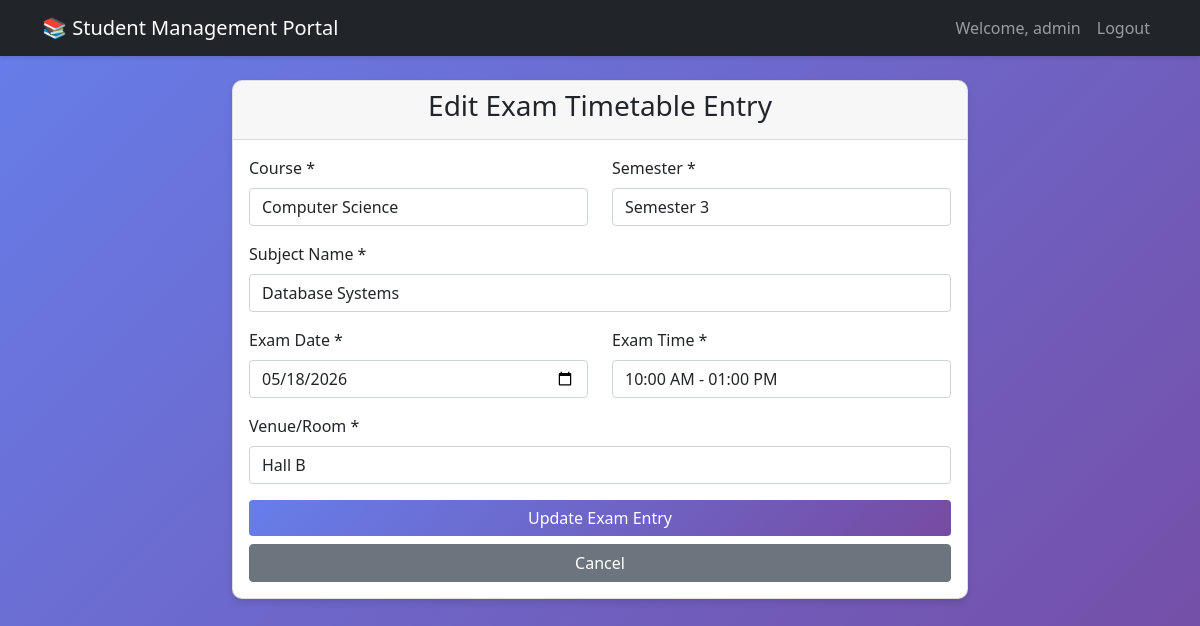
Page /admin/edit_timetable/2 (signed in) on the committed database.
### tables this page shows
CREATE TABLE exam_timetable (
            id INTEGER PRIMARY KEY AUTOINCREMENT,
            course TEXT NOT NULL,
            semester INTEGER NOT NULL,
            subject TEXT NOT NULL,
            exam_date DATE NOT NULL,
            exam_time TEXT NOT NULL,
            venue TEXT NOT NULL
        );

### app.py (the view, shortened to what this page needs)
@app.route('/admin/edit_timetable/<int:timetable_id>', methods=['GET', 'POST'])
@login_required
@admin_required
def edit_timetable(timetable_id):
    conn = get_db()
    timetable = conn.execute('SELECT * FROM exam_timetable WHERE id = ?', (timetable_id,)).fetchone()
    conn.close()
    return render_template('edit_timetable.html', timetable=timetable)

### app.py (called while the page is built)
def get_db():
    conn = sqlite3.connect('student_management.db')
    conn.row_factory = sqlite3.Row
    return conn

def login_required(f):
    @wraps(f)
    def decorated_function(*args, **kwargs):
        if 'user_id' not in session:
            flash('Please login first!', 'danger')
            return redirect(url_for('login'))
        return f(*args, **kwargs)
    return decorated_function

def admin_required(f):
    @wraps(f)
    def decorated_function(*args, **kwargs):
        if session.get('role') != 'admin':
            flash('Admin access required!', 'danger')
            return redirect(url_for('student_dashboard'))
        return f(*args, **kwargs)
    return decorated_function

### templates/edit_timetable.html (shortened to what this page needs)
{% extends "base.html" %}
{% block content %}
<div class="row justify-content-center">
    <div class="col-md-8">
        <div class="card">
            <div class="card-header">
                <h3 class="text-center">Edit Exam Timetable Entry</h3>
            </div>
            <div class="card-body">
                <form method="POST">
                    <div class="row">
                        <div class="col-md-6 mb-3">
                            <label for="course" class="form-label">Course *</label>
                            <select class="form-control" id="course" name="course" required>
                                <option value="Computer Science" {% if timetable.course == 'Computer Science' %}selected{% endif %}>Computer Science</option>
                            </select>
                        </div>
                        <div class="col-md-6 mb-3">
                            <label for="semester" class="form-label">Semester *</label>
                            <select class="form-control" id="semester" name="semester" required>
                                <option value="3" {% if timetable.semester == 3 %}selected{% endif %}>Semester 3</option>
                            </select>
                        </div>
                    </div>
                    <div class="mb-3">
                        <label for="subject" class="form-label">Subject Name *</label>
                        <input type="text" class="form-control" id="subject" name="subject" value="{{ timetable.subject }}" required>
                    </div>
                    <div class="row">
                        <div class="col-md-6 mb-3">
                            <label for="exam_date" class="form-label">Exam Date *</label>
                            <input type="date" class="form-control" id="exam_date" name="exam_date" value="{{ timetable.exam_date }}" required>
                        </div>
                        <div class="col-md-6 mb-3">
                            <label for="exam_time" class="form-label">Exam Time *</label>
                            <input type="text" class="form-control" id="exam_time" name="exam_time" value="{{ timetable.exam_time }}" required>
                        </div>
                    </div>
                    <div class="mb-3">
                        <label for="venue" class="form-label">Venue/Room *</label>
                        <input type="text" class="form-control" id="venue" name="venue" value="{{ timetable.venue }}" required>
                    </div>
                    <div class="d-grid gap-2">
                        <button type="submit" class="btn btn-primary">Update Exam Entry</button>
                        <a href="{{ url_for('manage_timetables') }}" class="btn btn-secondary">Cancel</a>
                    </div>
                </form>
            </div>
        </div>
    </div>
</div>
{% endblock %}

### templates/base.html (style rules this page uses)
body { background: linear-gradient(135deg, #667eea 0%, #764ba2 100%); min-height: 100vh; }
.card { border-radius: 10px; box-shadow: 0 4px 6px rgba(0,0,0,.1); transition: transform 0.3s; }
.btn-primary { background: linear-gradient(135deg, #667eea 0%, #764ba2 100%); border: none; }

### rows in the picture
exam_timetable: course "Computer Science", semester "Semester 3", subject "Database Systems", exam_date "05/18/2026", exam_time "10:00 AM - 01:00 PM", venue "Hall B"

### other values in the picture
{{ session.username }} "admin"
